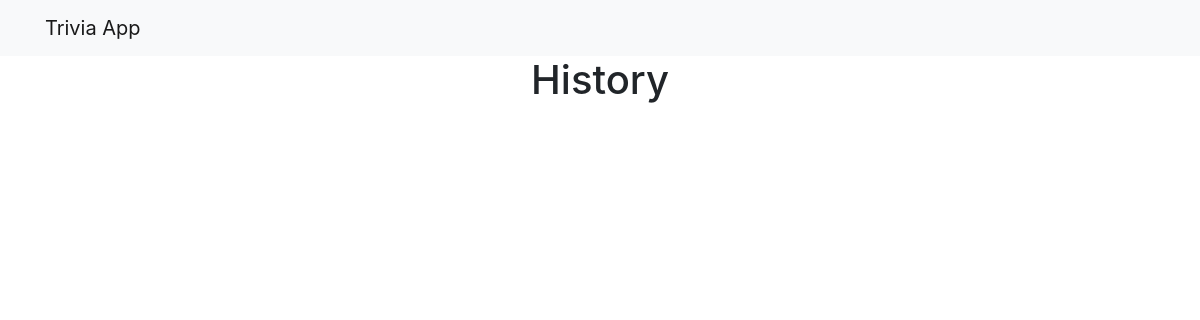
Page /history on the earlier database version.
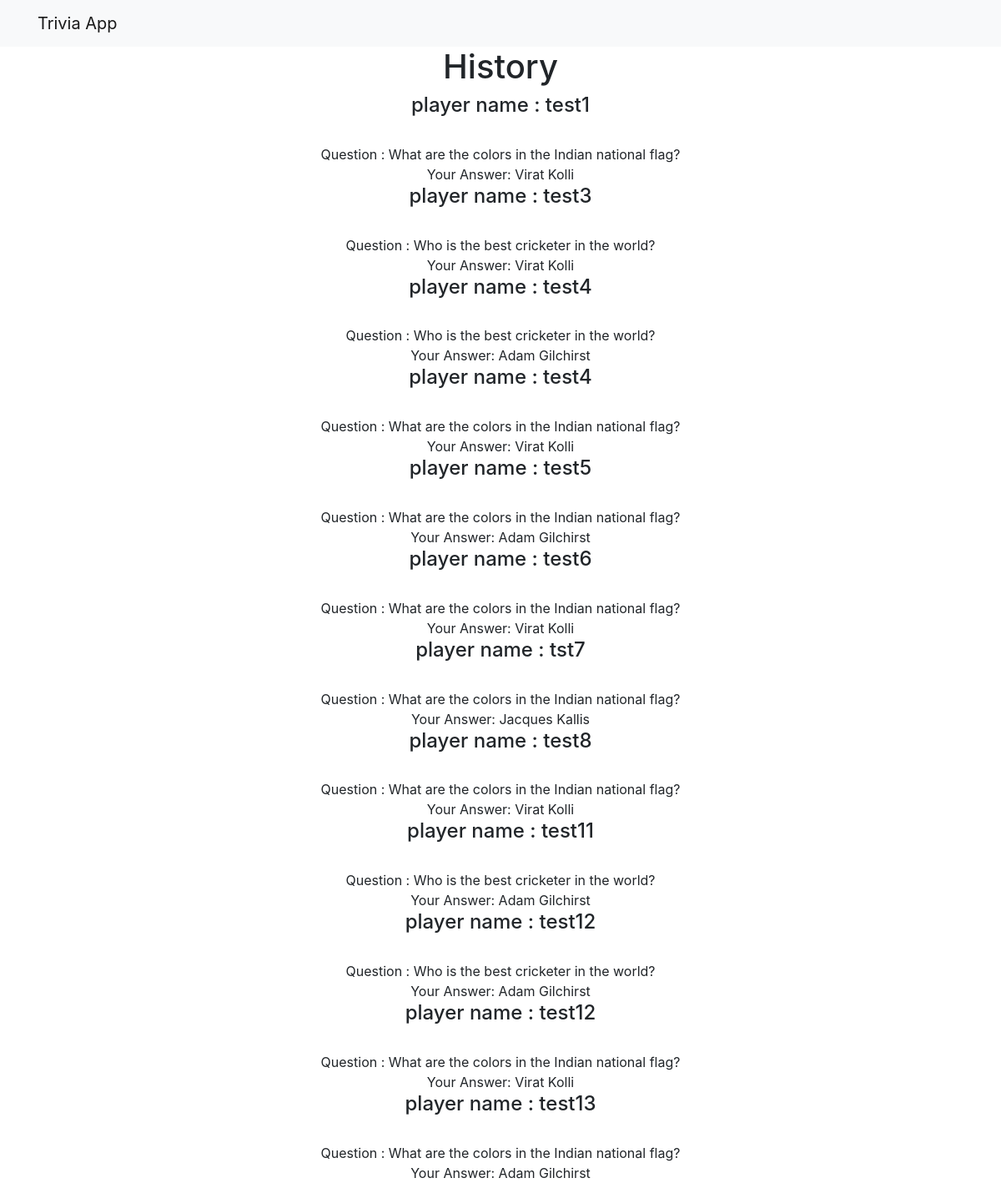
Same page on the later database version.
### triviaapp/models.py (models this page shows, shortened)
class Answersheet(models.Model):
     player=models.ForeignKey(Player, on_delete=models.CASCADE,related_name='player_name')
     question = models.ForeignKey(Trivia, on_delete=models.CASCADE,related_name='player_question')
     playeranswer=models.ManyToManyField('Option',related_name='player_answer', blank=True)
     date_completed = models.DateTimeField(auto_now=True)
     def get_player_answer(self):
         return ", ".join([answer.label for answer in self.playeranswer.all()])

class Player(models.Model):
     name = models.CharField(max_length=250,null=True,blank=True, unique=True)

class Trivia(models.Model):
    STATUS_CHOICES = (
        (1, "Single"),
        (2, "Multiple")
    )
    question = models.CharField(max_length = 250)
    type = models.IntegerField(choices=STATUS_CHOICES, default=1)
    options= models.ManyToManyField('Option',related_name='trivia_options')
    correctanswer = models.ManyToManyField('Option',related_name='trivia_answer', blank=True)

class Option(models.Model):
    label = models.CharField(max_length=150)

### triviaapp/views.py (the view)
# urls.py: path('history',views.history,name='history'),
def history(request):
    answers = Answersheet.objects.all()
    return render(request,'triviaapp/history.html', {"answers": answers})

### triviaapp/templates/triviaapp/history.html
{% extends 'triviaapp/base.html' %}
{% block content %}
<h1>History</h1>
{% for answer in answers %}
<h4> player name : {{answer.player.name}}</h4>
<br>
  Question : {{answer.question.question}}
  <br>
  Your Answer: {{answer.get_player_answer}}
<br>
{% endfor %}
{% endblock %}

### triviaapp/templates/triviaapp/base.html (shortened to what this page needs)
<!doctype html>
<html lang="en">
<head>
  {% load static %}
<link rel="stylesheet" href="{% static "custom.css" %}">
  <link rel="stylesheet" href="https://stackpath.bootstrapcdn.com/bootstrap/4.5.2/css/bootstrap.min.css">
<body>
  <header>
    <nav class="navbar navbar-light bg-light">
      <div class="container">
      <a class="navbar-brand" href="{% url 'getname'  %}">Trivia App</a>
        </div>
    </nav>
  </header>
  <div class=" container text-center">
    {% block content %}
    {% endblock %}
  </div>
</body>
</html>

Differences in the rows shown:
added Answersheet: player.name "test1", question.question "What are the colors in the Indian national flag?", get_player_answer "Virat Kolli"
added Answersheet: player.name "test3", question.question "Who is the best cricketer in the world?", get_player_answer "Virat Kolli"
added Answersheet: player.name "test4", question.question "Who is the best cricketer in the world?", get_player_answer "Adam Gilchirst"
added Answersheet: player.name "test4", question.question "What are the colors in the Indian national flag?", get_player_answer "Virat Kolli"
added Answersheet: player.name "test5", question.question "What are the colors in the Indian national flag?", get_player_answer "Adam Gilchirst"
added Answersheet: player.name "test6", question.question "What are the colors in the Indian national flag?", get_player_answer "Virat Kolli"
added Answersheet: player.name "tst7", question.question "What are the colors in the Indian national flag?", get_player_answer "Jacques Kallis"
added Answersheet: player.name "test8", question.question "What are the colors in the Indian national flag?", get_player_answer "Virat Kolli"
added Answersheet: player.name "test11", question.question "Who is the best cricketer in the world?", get_player_answer "Adam Gilchirst"
added Answersheet: player.name "test12", question.question "Who is the best cricketer in the world?", get_player_answer "Adam Gilchirst"
added Answersheet: player.name "test12", question.question "What are the colors in the Indian national flag?", get_player_answer "Virat Kolli"
added Answersheet: player.name "test13", question.question "What are the colors in the Indian national flag?", get_player_answer "Adam Gilchirst"
